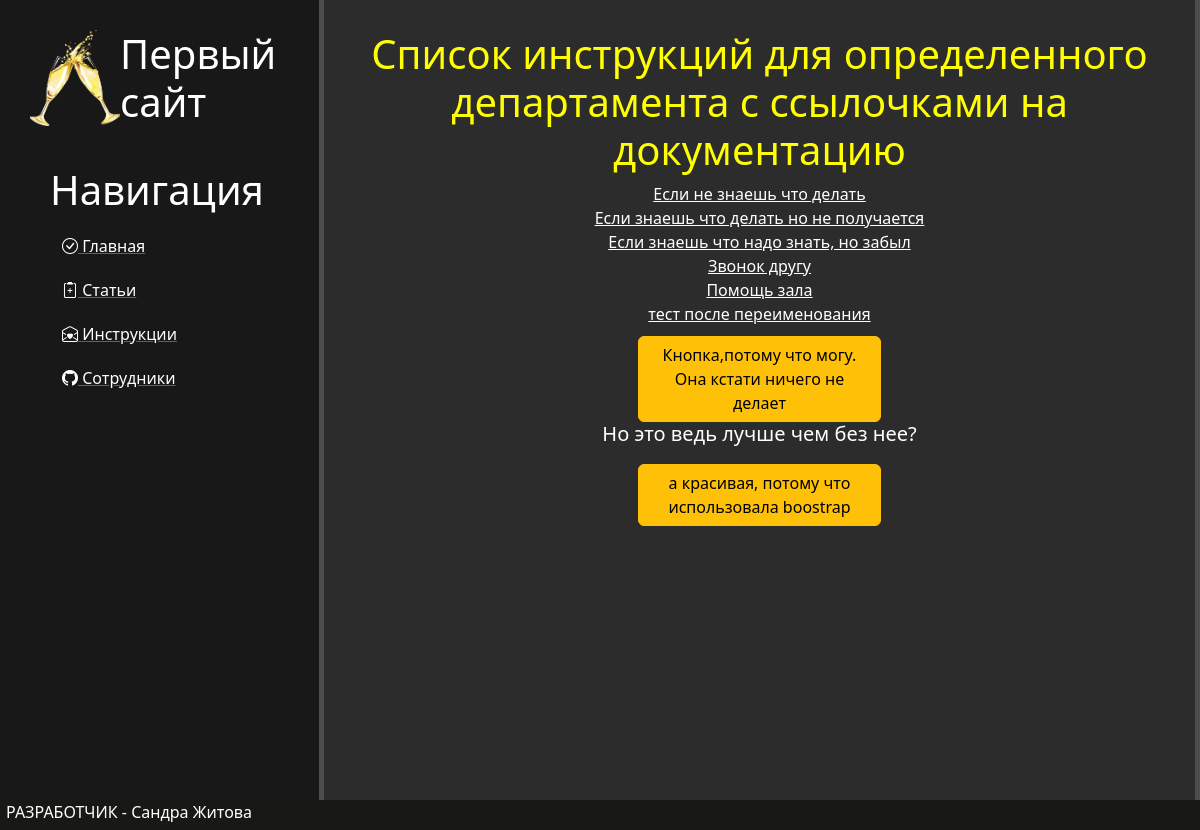
The app's page /wiki/, older data.
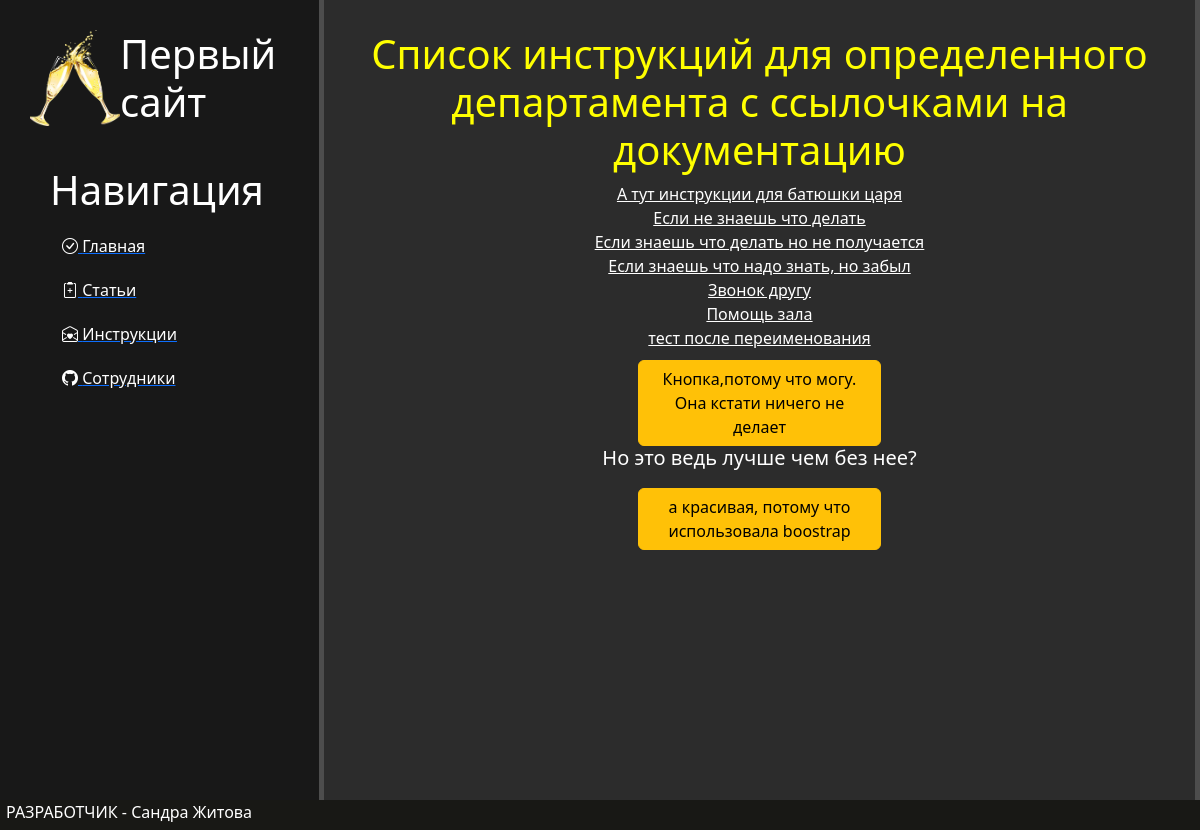
The same page, newer data.
### Blog/apps/wikis/models.py (models this page shows, shortened)
class Wiki(models.Model):
    wiki_name = models.CharField('Тема инструкции', max_length=200)
    wiki_date = models.DateField('Дата последнего редактирования', default=date.today, )
    wiki_autor = models.CharField('Автор инструкции', choices=employ.employees.PROFESSION, max_length=200)
    wiki_url = models.URLField('Ссылка на документацию')
    class Meta:
        verbose_name = 'Инструкция'
        verbose_name_plural = 'Инструкции'

### Blog/apps/wikis/views.py (the view)
# urls.py: path('', views.index, name='index'),
def index(request):
    latest_wiki = Wiki.objects.order_by('-wiki_date')[:10]
    return render(request, 'Wikis/list.html', {'wiki': latest_wiki})

### Blog/apps/wikis/templates/wikis/list.html (shortened to what this page needs)
{% extends 'base.html' %}
{% block content %}
<h1>Список инструкций для определенного департамента с ссылочками на документацию</h1>
    {% if wiki %}
        {% for wiki in wiki %}
        <a href = "{% url 'wikis:detail' wiki.id %}">{{wiki.wiki_name}}</a><br>{% endfor %}
    {% endif %}
    <button class="btn btn-warning">Кнопка,потому что могу. Она кстати ничего не делает</button>
    <h5>Но это ведь лучше чем без нее?</h5>
    <button class="btn btn-warning">а красивая, потому что использовала boostrap</button>
{% endblock %}

Row changes from the older to the newer data that the page shows:
added Wiki: wiki_name "А тут инструкции для батюшки царя"
